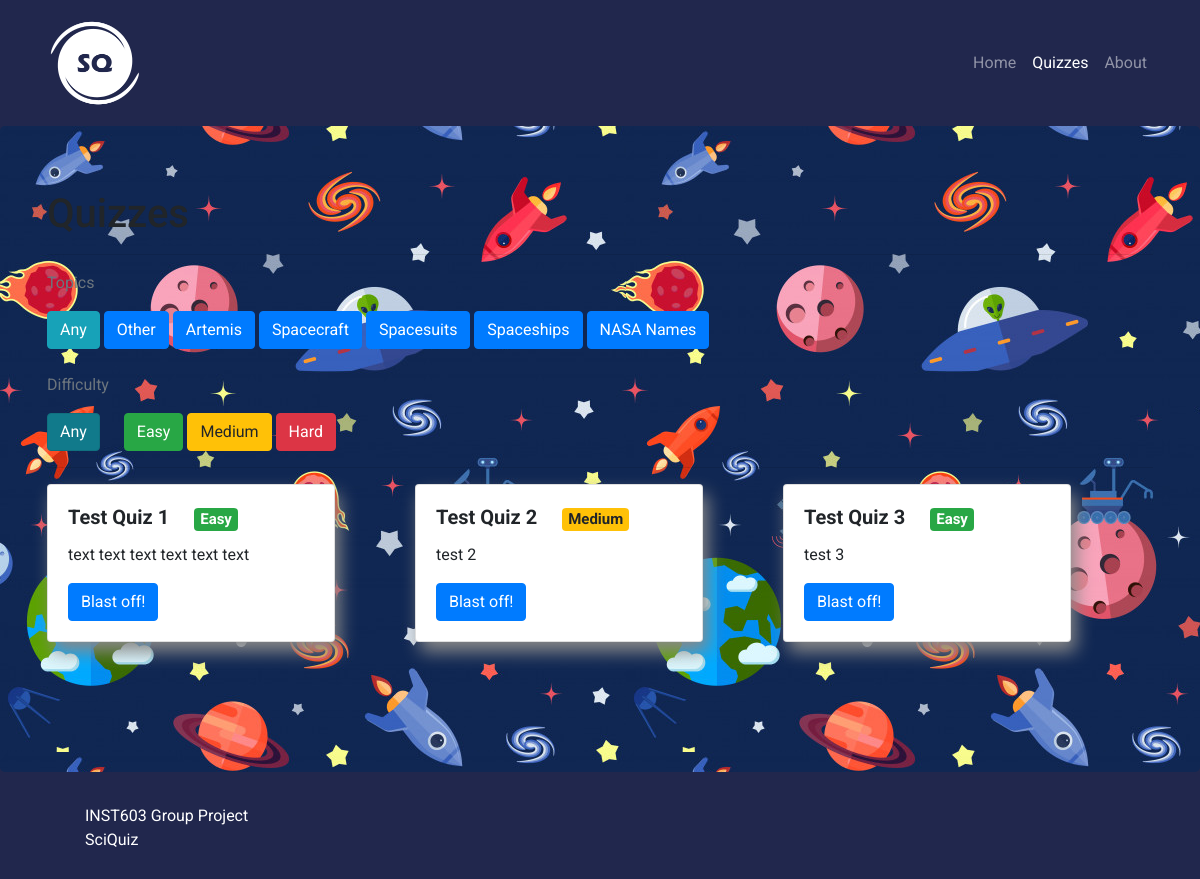
Page /quiz/ on the earlier database version.
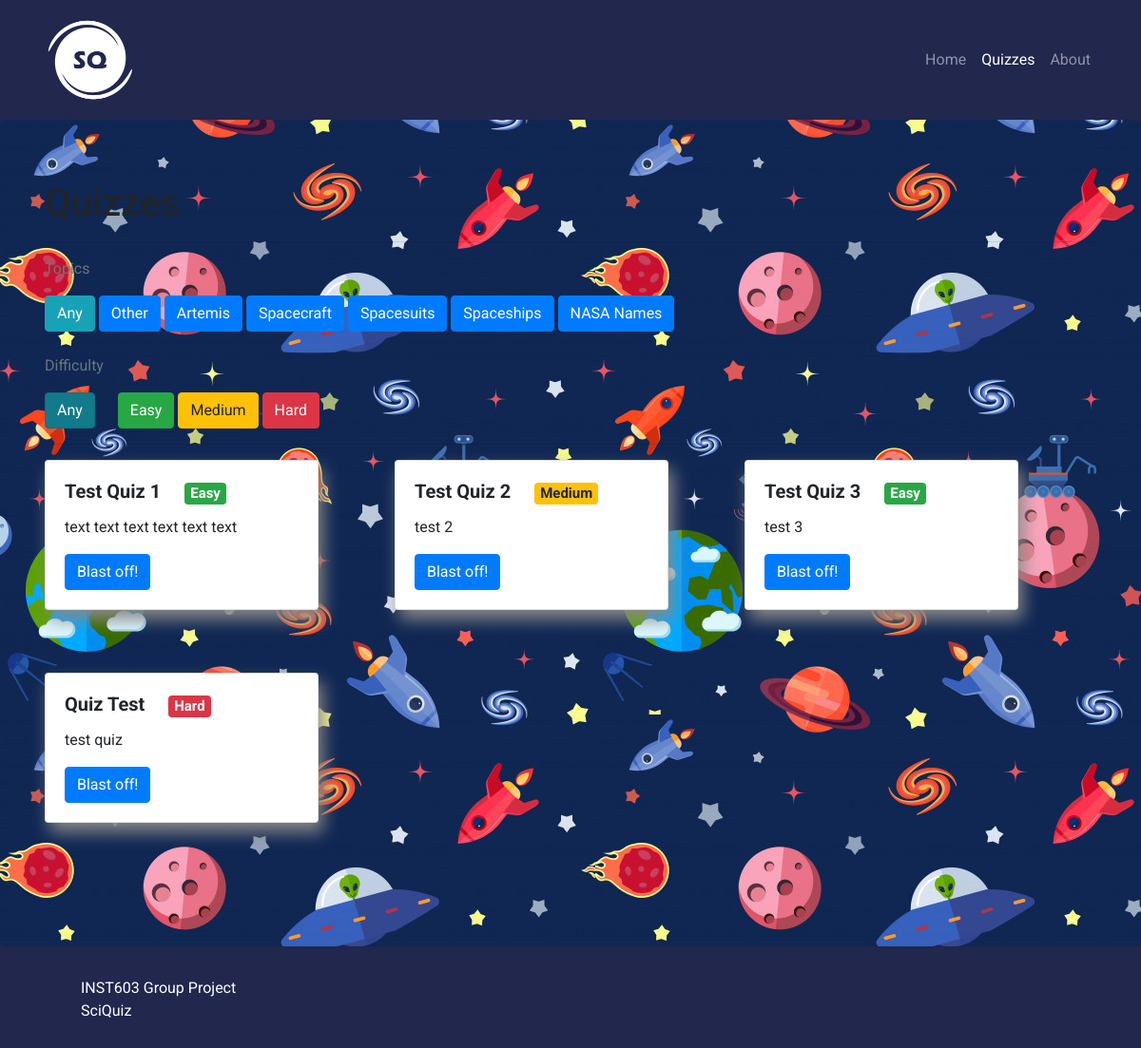
Same page on the later database version.
### quiz/models.py (models this page shows, shortened)
class Quiz(models.Model):
    title = models.CharField(default='',max_length=1000)
    topic = models.CharField(default='Other',max_length=100,choices=TOPICS)
    difficulty = models.CharField(default='Easy',max_length=100,choices=DIFFICULTIES)
    thumbnail = models.ImageField(default=None)
    description = models.TextField(default='')

### quiz/views.py (the view, shortened to what this page needs)
# urls.py: path('quiz/',include('quiz.urls'), name='quiz'),
def quiz(request):
    context = {}
    def filter_topics(q_set,res):
        print(res['Topic'])
        if res['Topic'] == "Any":
            return Quiz.objects.all()
        q_set = q_set.filter(topic=res['Topic'])
        return q_set
    def filter_difficulty(q_set,res):
        print(res['Difficulty'])
        if res['Difficulty'] == "Any":
            return Quiz.objects.all()
        q_set = q_set.filter(difficulty=res['Difficulty'])
        return q_set
    quizzes = Quiz.objects.all()
    res = request.POST
    context['topics'] = ["Other","Artemis","Spacecraft","Spacesuits","Spaceships","NASA Names"]
    context['quizzes'] = quizzes
    print(res)
    return render(request,"quiz.html",context)

### quiz/templates/quiz.html (shortened to what this page needs)
{% extends "base.html" %} {% block content %} {% load static %}
<div class="jumbotron">
  <div class="container">
    <h1>Quizzes</h1>
    <hr>
    <div class="filters">
      <p class="text-muted">Topics</p>
      <div class="filter filter-basic">
        <div class="filter-nav">
          <form action="" method="POST">
            <button type="submit" class="btn btn-info" value="Any" name="Topic">Any</button>
            {% for topic in topics %}
            <button type="submit" class="btn btn-primary" value="{{topic}}" name="Topic" data-filter={{topic}}>{{topic}}</button>
            {% endfor %}
            <br><br>
            <div class="difficulty">
              <div>
                <p class="text-muted">Difficulty</p>
                <div class=difficulty-nav">
                  <button id="any-filter" class="btn btn-info active" type="submit" value="Any" name="Difficulty" data-filter="all">Any</button>
                  <button class="btn btn-primary btn-success" type="submit" value="Easy" name="Difficulty" data-filter="easy">Easy</button>
                  <button class="btn btn-primary btn-warning" type="submit" value="Medium" name="Difficulty" data-filter="medium">
                    Medium
                  </button>
                  <button class="btn btn-primary btn-danger" type="submit" value="Hard" name="Difficulty" data-filter="hard">
                    Hard
                  </button>
                </div>
              </div>
            </div>
          </form>
        </div>
      </div>
    </div>
    <hr />
    <div class="row quizzes">
      {% for quiz in quizzes %}
      <div class="col-auto mb-3">
        <div class="card" style="width: 18rem">
          <div class="card-body">
            <h5 class="card-title">{{quiz.title}}
            {% if quiz.difficulty == 'Easy' %}
            <span class="badge badge-success">Easy</span>
            {% elif quiz.difficulty == 'Medium'%}
            <span class="badge badge-warning">Medium</span>
            {% elif quiz.difficulty == 'Hard'%}
            <span class="badge badge-danger">Hard</span>
            {% endif %}
            </h5>
            <p class="card-text">
              {{quiz.description}}
            </p>
            <a href="{{quiz.id}}/" class="btn btn-primary">Blast off!</a>
          </div>
        </div>
      </div>
      {% endfor %}
    </div>
  </div>
</div>
{% endblock content %}

Differences in the rows shown:
added Quiz: title "Quiz Test", difficulty "Hard", description "test quiz"
